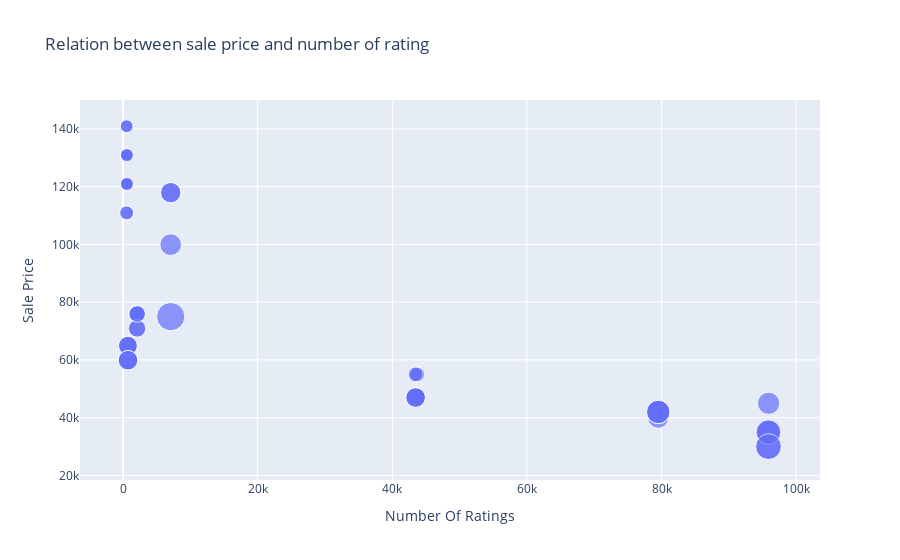

Notebook cell for this chart:
### Code cell
figure = px.scatter(data_frame = data, x = "Number Of Ratings", 
                    y = "Sale Price", size = "Discount Percentage", 
                    title = "Relation between sale price and number of rating")
figure.show()

### Figure 1 — Plotly figure (JSON) as saved in the notebook; plotly's stock layout.template omitted (floating-point values rounded to 4 significant figures)
{"data": [{"hovertemplate": "Number Of Ratings=%{x}<br>Sale Price=%{y}<br>Discount Percentage=%{marker.size}<extra></extra>", "legendgroup": "", "marker": {"color": "#636efa", "size": [0, 0, 0, 0, 0, 0, 0, 0, 0, 20, 16, 20, 20, 20, 0, 0, 0, 0, 29, 15, 0, 15, 17, 18, 6, 6, 13, 6, 14, 10, 7, 6, 6, 13, 13, 10, 10, 6, 14, 6, 10, 6, 11, 11, 10, 14, 7, 6, 6, 6, 8, 8, 24, 22, 22, 22, 8, 24, 14, 14, 14, 14], "sizemode": "area", "sizeref": 0.0725, "symbol": "circle"}, "mode": "markers", "name": "", "orientation": "v", "showlegend": false, "type": "scatter", "x": [3431, 3431, 3431, 11202, 11202, 3431, 3431, 11202, 1454, 79512, 79512, 79582, 79512, 79512, 1078, 1078, 1078, 1078, 7088, 7088, 1078, 7088, 7081, 95909, 542, 580, 740, 545, 740, 2101, 545, 580, 580, 730, 730, 2101, 2101, 580, 740, 580, 2092, 545, 2101, 2092, 2101, 740, 545, 580, 580, 580, 43707, 43707, 95807, 95909, 95807, 95909, 43470, 95909, 43470, 43470, 43470, 43470], "xaxis": "x", "y": [49900, 84900, 84900, 77000, 77000, 49900, 49900, 77000, 89900, 41999, 39999, 41999, 41999, 41999, 131900, 117100, 131900, 117100, 74999, 117900, 117100, 117900, 99900, 44999, 140900, 130900, 64900, 120900, 59900, 75900, 110900, 130900, 120900, 64900, 64900, 75900, 75900, 120900, 59900, 120900, 75900, 140900, 70900, 70900, 75900, 59900, 110900, 120900, 130900, 130900, 54999, 54999, 29999, 34999, 34999, 34999, 54999, 29999, 46999, 46999, 46999, 46999], "yaxis": "y"}], "layout": {"autosize": true, "legend": {"itemsizing": "constant", "tracegroupgap": 0}, "title": {"text": "Relation between sale price and number of rating"}, "xaxis": {"anchor": "y", "autorange": true, "domain": [0, 1], "range": [-5980.0, 103000.0], "title": {"text": "Number Of Ratings"}, "type": "linear"}, "yaxis": {"anchor": "x", "autorange": true, "domain": [0, 1], "range": [11530.0, 153700.0], "title": {"text": "Sale Price"}, "type": "linear"}}}
